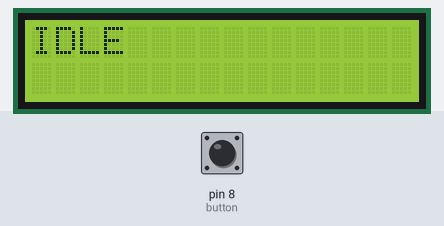
Simulated run of this sketch. Board: Arduino Uno, built with avr-gcc and run on an emulated ATmega328P. Shown: 16×2 character LCD. Inputs (shaded band) come from the test bench; at power-on: pin 8 (button) HIGH. What the sketch prints to the serial monitor is not drawn.

Above: at 1.2 s.
1.3 s: pin 8 (button) pulled LOW for 0.15 s
At 2.1 s:
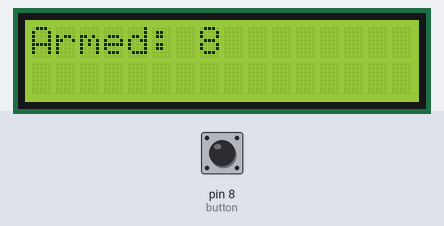
4.4 s: pin 8 (button) pulled LOW for 1 s
At 5.8 s:
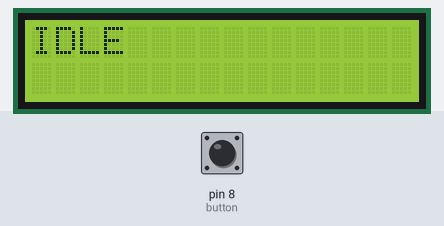
6.9 s: pin 8 (button) pulled LOW for 0.15 s
At 8.7 s:
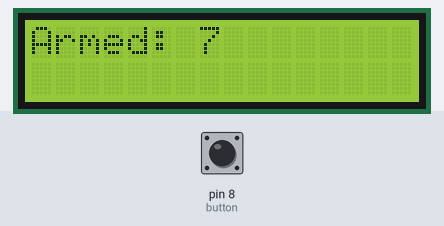
Timing chart, 0 to 9.6 s (numbered marks = the images above; inputs shaded):
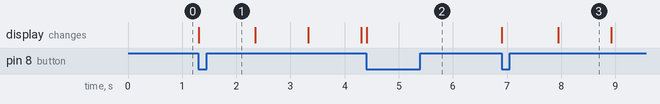

The sketch:

Startup_sequence.ino
```cpp
#include<LiquidCrystal.h>
LiquidCrystal lcd(7, 6, 5, 4, 3, 2);
int buzzer = 9;
int button = 8 ;
unsigned long previoustime = 0;
bool systemon = false;
int lastbuttonstate = HIGH;


enum systemstate {
  IDLESTATE,
  ARMED,
  ALARM
};

systemstate currentstate = IDLESTATE;


void setup() {
  lcd.begin(16, 2);
  pinMode(buzzer, OUTPUT);
  pinMode(button, INPUT_PULLUP);
  Serial.begin(9600);

}

void loop() {

  int buttonstate = digitalRead(button);
  Serial.println(buttonstate);
  unsigned long currenttime=millis();
  if (buttonstate == LOW && lastbuttonstate == HIGH) {
    if (currentstate == IDLESTATE) {
      currenttime = millis();
      currentstate = ARMED;
    } else {
      currentstate = IDLESTATE;
      currenttime = millis();
    }
    previoustime = currenttime;

  }
  lastbuttonstate = buttonstate;
  unsigned long elapsed = currenttime - previoustime;
  int countdown = 8 - (elapsed/1000);

  switch (currentstate) {
    case IDLESTATE:
      lcd.setCursor(0, 0);
      lcd.print("IDLE            ");
      noTone(buzzer);
      break;

    case ARMED:
      Serial.println(elapsed);
      if (elapsed < 8000) {
        lcd.setCursor(0, 0);
        lcd.print("Armed:          ");
        noTone(buzzer);

          lcd.setCursor(7,0);
          lcd.print(countdown);
          }

         else {
          currentstate = ALARM;
        }
        break;

      case ALARM:
      lcd.setCursor(0,0);
        lcd.print("ALARMMM!!!!!!");

        tone(buzzer,1500);

        break;


      }

  }
```

Measured:
- after the input at 1.3 s, the display: changes at once (image 1)
- after the input at 4.4 s, the display: changes at once (image 2)
- after the input at 6.9 s, the display: first changes at once (image 3 shows a later state)
- what the display in image 3 shows lasts 1.0 s, from 7.9 s to 8.9 s
